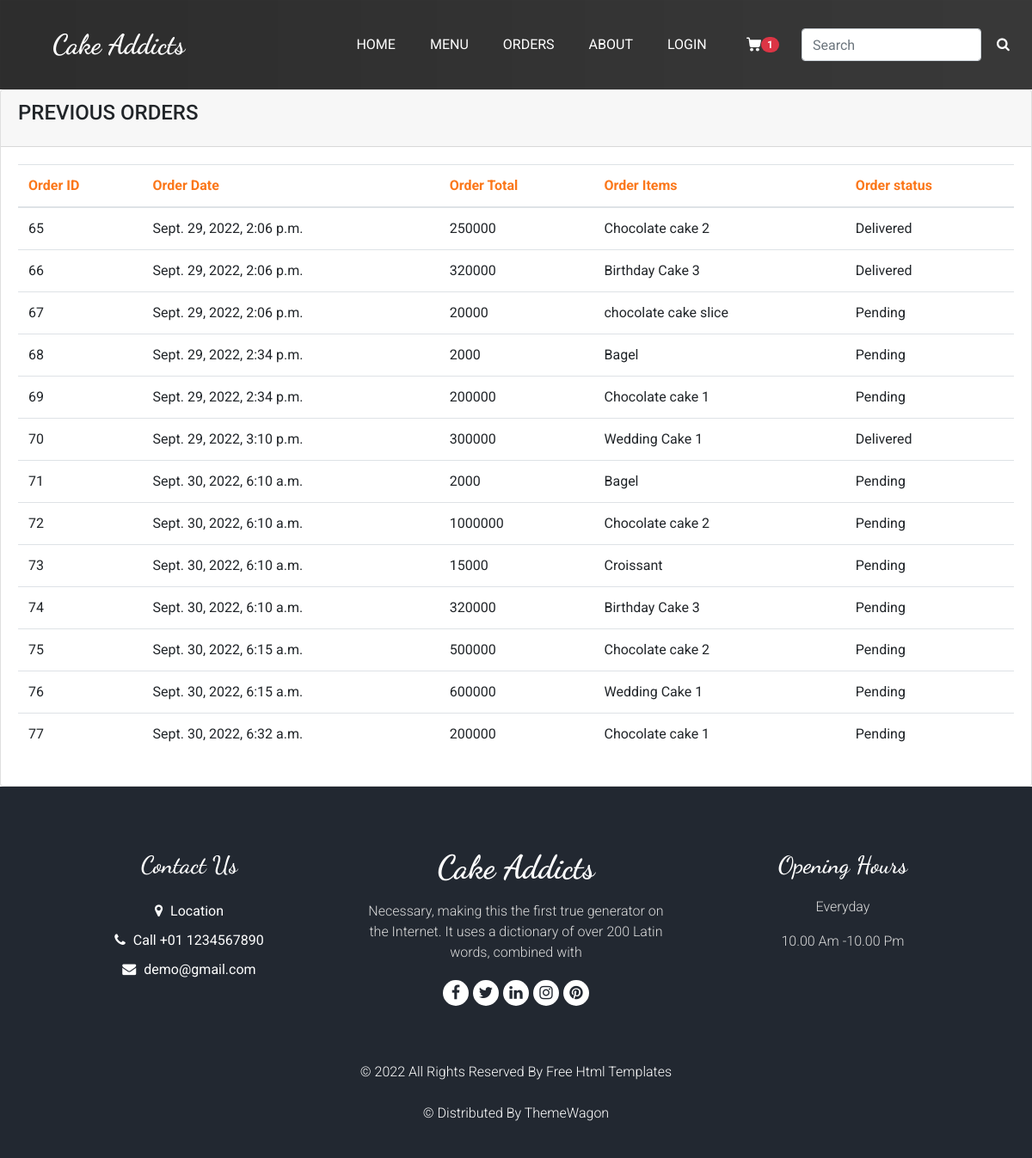
Screenshot of /orders/ with the database file from the repository.
### cakestore/models.py (models this page shows, shortened)
class Order(models.Model):
    User = models.ForeignKey(User, on_delete=models.CASCADE, null=True)
    item = models.ForeignKey(Item, on_delete=models.CASCADE, null=True)
    quantity = models.IntegerField(default=1)
    created = models.DateTimeField(auto_now_add=True)
    total_ordering = models.IntegerField(default= 0)
    status = models.CharField(max_length=100, default='Pending')

class Item(models.Model):
    category = models.ForeignKey(Category, on_delete=models.SET_NULL, null=True)
    name = models.CharField(max_length=100)
    price = models.FloatField()
    description = models.TextField(null=True, blank=True)
    image = models.ImageField(null=True, blank=True)
    updated = models.DateTimeField(auto_now=True)
    created = models.DateTimeField(auto_now_add=True)
    def __str__(self):
        return self.name

### cakestore/views.py (the view)
# urls.py: path('orders/',views.show_orders, name="orders"),
def show_orders(request):
	orders = Order.objects.all()
	quantity = Cart.objects.all().aggregate(Sum('quantity'))
	post_quantity = quantity['quantity__sum']
	context = {'orders': orders, 'quantity': post_quantity}
	return render (request, 'cakestore/orders.html', context)

### cakestore/templates/cakestore/orders.html (shortened to what this page needs)
{% extends 'cakestore/main.html' %} {% load static %} {% block content %}
{% if orders %}
<div class="row" style="min-height:45vh">
  <div class="col-md-12">
    <div class="card">
      <div class="card-header">
        <h4 class="card-title"> PREVIOUS ORDERS</h4>
      </div>
      <div class="card-body">
        <div class="table-responsive">
          <table class="table">
            <thead class="text-primary">
              <th>Order ID</th>
              <th>Order Date</th>
              <th>Order Total</th>
              <th>Order Items</th>
              <th>Order status</th>
            </thead>
            <tbody>
              {% for order in orders %}
              <tr>
                <td>{{order.id}}</td>
                <td>{{order.created}}</td>
                <td>{{order.total_ordering}}</td>
                <td>
                  {{order.item}}<br>
                </td>
              <td>{{order.status}}</td>
              </tr>
              {% endfor %}
            </tbody>
          </table>
        </div>
      </div>
    </div>
  </div>
</div>
{%endif%}
{%endblock%}

### cakestore/static/cakestore/css/style.css (style rules this page uses)
body { font-family: "Open Sans", sans-serif; color: #0c0c0c; background-color: #ffffff; overflow-x: hidden; }

### cakestore/static/cakestore/login/css/style.css (style rules this page uses)
body { font-family: "Roboto", sans-serif; background-color: #fff; }
h1, h2, h3, h4, h5, h6, .h1, .h2, .h3, .h4, .h5, .h6 { font-family: "Roboto", sans-serif; }

### rows the page displays
Order: id "65", created "Sept. 29, 2022, 2:06 p.m.", total_ordering "250000", item "Chocolate cake 2", status "Delivered"
Order: id "66", created "Sept. 29, 2022, 2:06 p.m.", total_ordering "320000", item "Birthday Cake 3", status "Delivered"
Order: id "67", created "Sept. 29, 2022, 2:06 p.m.", total_ordering "20000", item "chocolate cake slice", status "Pending"
Order: id "68", created "Sept. 29, 2022, 2:34 p.m.", total_ordering "2000", item "Bagel", status "Pending"
Order: id "69", created "Sept. 29, 2022, 2:34 p.m.", total_ordering "200000", item "Chocolate cake 1", status "Pending"
Order: id "70", created "Sept. 29, 2022, 3:10 p.m.", total_ordering "300000", item "Wedding Cake 1", status "Delivered"
Order: id "71", created "Sept. 30, 2022, 6:10 a.m.", total_ordering "2000", item "Bagel", status "Pending"
Order: id "72", created "Sept. 30, 2022, 6:10 a.m.", total_ordering "1000000", item "Chocolate cake 2", status "Pending"
Order: id "73", created "Sept. 30, 2022, 6:10 a.m.", total_ordering "15000", item "Croissant", status "Pending"
Order: id "74", created "Sept. 30, 2022, 6:10 a.m.", total_ordering "320000", item "Birthday Cake 3", status "Pending"
Order: id "75", created "Sept. 30, 2022, 6:15 a.m.", total_ordering "500000", item "Chocolate cake 2", status "Pending"
Order: id "76", created "Sept. 30, 2022, 6:15 a.m.", total_ordering "600000", item "Wedding Cake 1", status "Pending"
Order: id "77", created "Sept. 30, 2022, 6:32 a.m.", total_ordering "200000", item "Chocolate cake 1", status "Pending"

### other values shown
{{ quantity }} "1"
